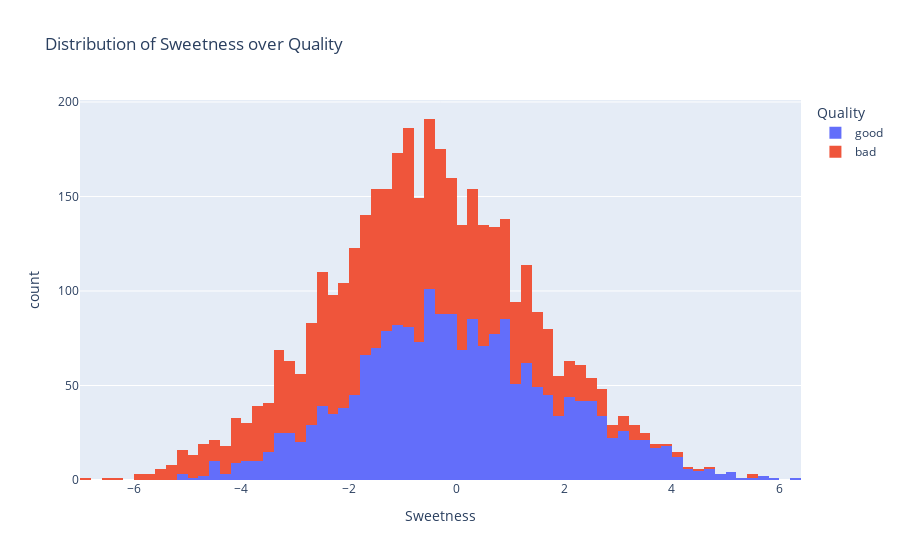

Write notebook code for a chart like this one.
### Code cell
# Distribution of Sweetness over Quality 

hist_sweetness = px.histogram(df, x='Sweetness', color='Quality', title='Distribution of Sweetness over Quality')
hist_sweetness.show()

### Figure 1 — Plotly figure (JSON) as saved in the notebook; plotly's stock layout.template omitted (floating-point values rounded to 4 significant figures; data arrays with more than 128 entries replaced by an {"elided": "..."} marker saying what was removed)
{"data": [{"alignmentgroup": "True", "bingroup": "x", "hovertemplate": "Quality=good<br>Sweetness=%{x}<br>count=%{y}<extra></extra>", "legendgroup": "good", "marker": {"color": "#636efa", "pattern": {"shape": ""}}, "name": "good", "offsetgroup": "good", "orientation": "v", "showlegend": true, "type": "histogram", "x": {"elided": "2004 float values"}, "xaxis": "x", "yaxis": "y"}, {"alignmentgroup": "True", "bingroup": "x", "hovertemplate": "Quality=bad<br>Sweetness=%{x}<br>count=%{y}<extra></extra>", "legendgroup": "bad", "marker": {"color": "#EF553B", "pattern": {"shape": ""}}, "name": "bad", "offsetgroup": "bad", "orientation": "v", "showlegend": true, "type": "histogram", "x": {"elided": "1996 float values"}, "xaxis": "x", "yaxis": "y"}], "layout": {"barmode": "relative", "legend": {"title": {"text": "Quality"}, "tracegroupgap": 0}, "title": {"text": "Distribution of Sweetness over Quality"}, "xaxis": {"anchor": "y", "domain": [0, 1], "title": {"text": "Sweetness"}}, "yaxis": {"anchor": "x", "domain": [0, 1], "title": {"text": "count"}}}}
